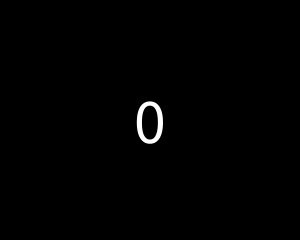
Frame 1 (no input)
Frame 60 (the mouse pressed at the canvas centre just before this capture): identical to frame 1, image omitted
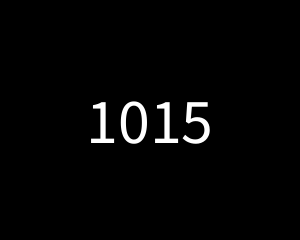
Frame 120 (the mouse held since frame 60 and released just before this capture)

The Processing sketch that drew these frames (run headless with seeded random() and noise(); from frame 60 on, the mouse is pressed at the canvas centre):

// Processing sketch: ho12_opdr_12_4
// ── ho12_opdr_12_4.pde
boolean isRunning = false;
int counter = 0;
int prevTime = 0;

void setup() {
  size(300,240);
}

void draw() {
  background(0);
  int now = millis();
  if( isRunning ) {
    counter += now - prevTime;
  }
  prevTime = now;
  
  textSize(64);
  textAlign(CENTER,CENTER);
  text(counter,width/2,height/2);
}

void mousePressed() {
  isRunning = !isRunning;
}
